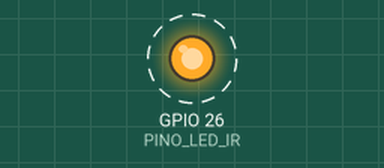
Simulated run of this sketch. Board: ESP32. On the bench: output pins drawn as LEDs (lit = HIGH). Dashed ring = blinking. What the sketch prints to the serial monitor is not drawn.

Above: at 1.5 s.
Timing chart, 0 to 5.6 s (numbered marks = the images above):
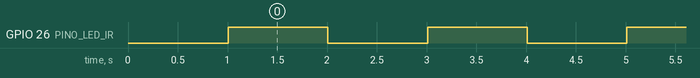

The sketch:

ir_led_blink.ino
```cpp
/*
 * Teste 3 de 3 — LED infravermelho
 *
 * Pisca o LED IR devagar (ligado 1s / desligado 1s), em nível contínuo.
 * NÃO é o sinal de 38 kHz do controle remoto — é só um teste de vida do LED.
 *
 * COMO VERIFICAR: aponte a CÂMERA DO CELULAR para a ponta do LED.
 * O sensor da câmera enxerga infravermelho e você verá um lampejo
 * branco-arroxeado piscando. A olho nu não se vê nada — é normal.
 *
 * A câmera frontal costuma funcionar melhor (filtro IR mais fraco).
 * Se a traseira não mostrar nada, tente a frontal antes de suspeitar do LED.
 *
 * Placa: WEMOS D1 R32 (ESP32)  |  Serial Monitor: 115200 baud
 * Ligação: GPIO26 -> resistor 220R -> anodo (perna longa)
 *          catodo (perna curta) -> GND
 *
 * Nada acendeu? Na ordem: 1) LED invertido (troque as pernas),
 * 2) resistor/jumper mal encaixado, 3) LED queimado na dessoldagem.
 */

const int PINO_LED_IR = 26;

void setup() {
  Serial.begin(115200);
  delay(1000);

  pinMode(PINO_LED_IR, OUTPUT);
  digitalWrite(PINO_LED_IR, LOW);

  Serial.println();
  Serial.println(F("=== Teste do LED IR ==="));
  Serial.printf("Pino: GPIO%d\n", PINO_LED_IR);
  Serial.println(F("Aponte a camera do celular para o LED."));
  Serial.println(F("Voce deve ver um lampejo branco/roxo a cada segundo.\n"));
}

void loop() {
  digitalWrite(PINO_LED_IR, HIGH);
  Serial.println(F("LED ON  (procure o brilho na camera)"));
  delay(1000);

  digitalWrite(PINO_LED_IR, LOW);
  Serial.println(F("LED OFF"));
  delay(1000);
}
```

Measured:
- by itself, GPIO 26 (PINO_LED_IR): alternates HIGH for 1.0 s and LOW for 1.0 s
